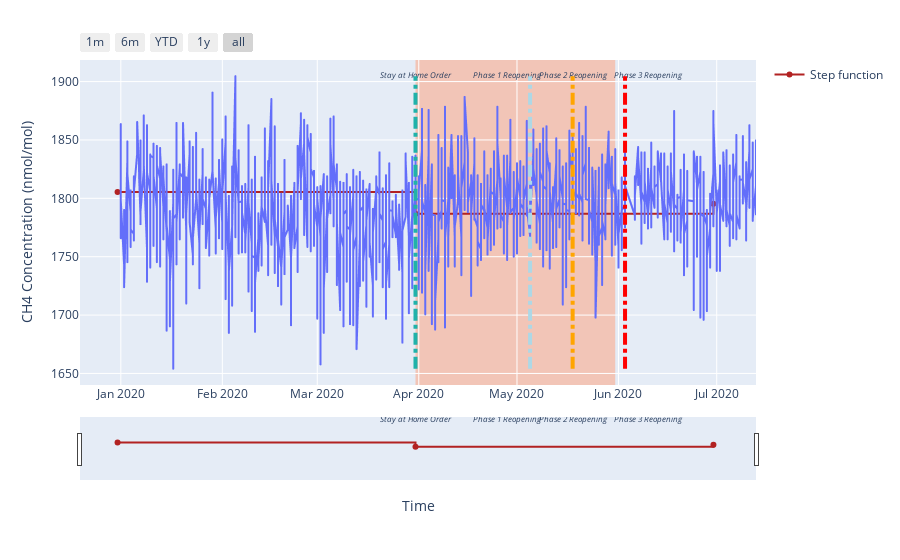

Notebook source saved alongside this figure:
### Code cell
fig = go.Figure()
temp = XCH4.loc[XCH4['date'].dt.year == 2020,:]
fig = px.line(temp, x="date", y="value")

fig.update_layout(xaxis_title='Time',
           yaxis_title='CH4 Concentration (nmol/mol)')

fig.update_traces(marker_size=20)
fig.update_xaxes(
    rangeslider_visible=True,
    rangeselector=dict(
        buttons=list([
            dict(count=1, label="1m", step="month", stepmode="backward"),
            dict(count=6, label="6m", step="month", stepmode="backward"),
            dict(count=1, label="YTD", step="year", stepmode="todate"),
            dict(count=1, label="1y", step="year", stepmode="backward"),
            dict(step="all")
        ])
    )
)

#Closure timeline
fig.update_layout(
                shapes=[
                    # 1st highlight during April 4 - May 31
                    dict(
                        type="rect",
                        # x-reference is assigned to the x-values
                        xref="x",
                        # y-reference is assigned to the plot paper [0,1]
                        yref="paper",
                        x0="2020-03-31",
                        y0=0,
                        x1="2020-05-31",
                        y1=1,
                        fillcolor="LightSalmon",
                        opacity=0.5,
                        layer="below",
                        line_width=0,
                    )
                ]
            )

y_max = max(temp['value'])

fig.add_shape(
        # Vertical line on 2020-03-31
            type="line",
            x0= '2020-03-31',
            y0= min(temp['value']),
            x1= '2020-03-31',
            y1= y_max,
            line=dict(
                color="LightSeaGreen",
                width=4,
                dash="dashdot",
            ),
          
    )


fig.add_shape(
        # Vertical line on 2020-05-05
            type="line",
            x0= '2020-05-05',
            y0= min(temp['value']),
            x1= '2020-05-05',
            y1= y_max,
            line=dict(
                color="LightBlue",
                width=4,
                dash="dashdot",
            ),
          
    )

fig.add_shape(
        # Vertical line on 2020-05-18
            type="line",
            x0= '2020-05-18',
            y0= min(temp['value']),
            x1= '2020-05-18',
            y1= y_max,
            line=dict(
                color="Orange",
                width=4,
                dash="dashdot",
            ),
          
    )


fig.add_shape(
        # Vertical line on 2020-06-03
            type="line",
            x0= '2020-06-03',
            y0= min(temp['value']),
            x1= '2020-06-03',
            y1= y_max,
            line=dict(
                color="Red",
                width=4,
                dash="dashdot",
            ),
    )


#Add text to lines 
fig.add_trace(go.Scatter(
    x=['2020-03-31', '2020-04-28','2020-05-18','2020-06-10'],
    y=[y_max, y_max,y_max,y_max],
    text=["<i>Stay at Home Order</i>",
          "<i>Phase 1 Reopening</i>",
          "<i>Phase 2 Reopening</i>",
          "<i>Phase 3 Reopening</i>"],
    mode="text",
    textfont = dict(size=8),
    showlegend =False
))



#step function

# Only shows the step function of the first two Quaters data in 2020 
step = XCH4.set_index('date')['value']
step = step.resample('Q').mean()
step = pd.DataFrame(step)
step = step.loc[(step.index >= '2019-12-31' )&(step.index <= '2020-07')  ,:]
fig.add_trace(go.Scatter(x=step.index, y=step['value'], name='Step function',
                    line_shape='hv', line= dict(color ='firebrick')))




fig.show()

### Figure 1 — Plotly figure (JSON) as saved in the notebook; plotly's stock layout.template omitted (floating-point values rounded to 4 significant figures; data arrays with more than 128 entries replaced by an {"elided": "..."} marker saying what was removed)
{"data": [{"hovertemplate": "date=%{x}<br>value=%{y}<extra></extra>", "legendgroup": "", "line": {"color": "#636efa", "dash": "solid"}, "marker": {"size": 20}, "mode": "lines", "name": "", "showlegend": false, "type": "scattergl", "x": {"elided": "7461 str values"}, "xaxis": "x", "y": {"elided": "7461 float values"}, "yaxis": "y"}, {"mode": "text", "showlegend": false, "text": ["<i>Stay at Home Order</i>", "<i>Phase 1 Reopening</i>", "<i>Phase 2 Reopening</i>", "<i>Phase 3 Reopening</i>"], "textfont": {"size": 8}, "type": "scatter", "x": ["2020-03-31", "2020-04-28", "2020-05-18", "2020-06-10"], "y": [1905.0, 1905.0, 1905.0, 1905.0]}, {"line": {"color": "firebrick", "shape": "hv"}, "name": "Step function", "type": "scatter", "x": ["2019-12-31T00:00:00", "2020-03-31T00:00:00", "2020-06-30T00:00:00"], "y": [1805.0, 1787.0, 1795.0]}], "layout": {"legend": {"tracegroupgap": 0}, "margin": {"t": 60}, "shapes": [{"fillcolor": "LightSalmon", "layer": "below", "line": {"width": 0}, "opacity": 0.5, "type": "rect", "x0": "2020-03-31", "x1": "2020-05-31", "xref": "x", "y0": 0, "y1": 1, "yref": "paper"}, {"line": {"color": "LightSeaGreen", "dash": "dashdot", "width": 4}, "type": "line", "x0": "2020-03-31", "x1": "2020-03-31", "y0": 1654.0, "y1": 1905.0}, {"line": {"color": "LightBlue", "dash": "dashdot", "width": 4}, "type": "line", "x0": "2020-05-05", "x1": "2020-05-05", "y0": 1654.0, "y1": 1905.0}, {"line": {"color": "Orange", "dash": "dashdot", "width": 4}, "type": "line", "x0": "2020-05-18", "x1": "2020-05-18", "y0": 1654.0, "y1": 1905.0}, {"line": {"color": "Red", "dash": "dashdot", "width": 4}, "type": "line", "x0": "2020-06-03", "x1": "2020-06-03", "y0": 1654.0, "y1": 1905.0}], "xaxis": {"anchor": "y", "domain": [0, 1], "rangeselector": {"buttons": [{"count": 1, "label": "1m", "step": "month", "stepmode": "backward"}, {"count": 6, "label": "6m", "step": "month", "stepmode": "backward"}, {"count": 1, "label": "YTD", "step": "year", "stepmode": "todate"}, {"count": 1, "label": "1y", "step": "year", "stepmode": "backward"}, {"step": "all"}]}, "rangeslider": {"visible": true}, "title": {"text": "Time"}}, "yaxis": {"anchor": "x", "domain": [0, 1], "title": {"text": "CH4 Concentration (nmol/mol)"}}}}
